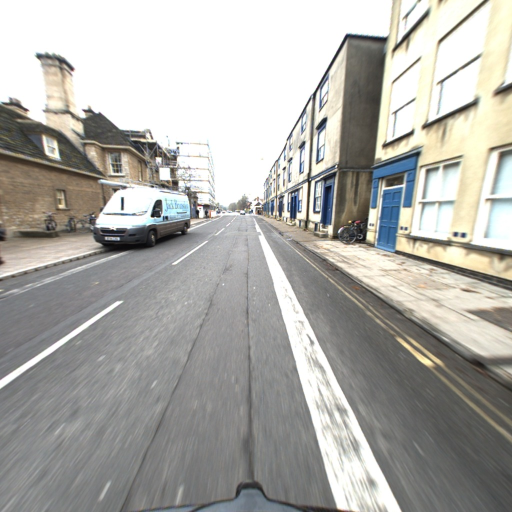
#> input picture rp/robocar/reference.jpg, 1024 x 1024 px (shown at 1/2 size)
$ python matching.py
#> lines starting #> are read from the running program, lines starting #| are printed output that depends on the picture
import numpy as np
from cv2 import cv2 as cv2
import time


def GetRootSIFT(descs):
    eps = 1e-7
    descs /= (descs.sum(axis=1, keepdims=True) + eps)
    descs = np.sqrt(descs)
    return descs


def RedrawMatch(img, match):
    for m in match:
        xq = int(kp1[m.queryIdx].pt[0])
        yq = int(kp1[m.queryIdx].pt[1])
        xr = int(kp2[m.trainIdx].pt[0])+1024
        yr = int(kp2[m.trainIdx].pt[1])
        img = cv2.line(img, (xq, yq), (xr, yr), color=(
            255, 0, 0), thickness=3)
    return img


def RedrawRightMatch(img, match, id):
    m = match[id]
    xq = int(kp1[m.queryIdx].pt[0])
    yq = int(kp1[m.queryIdx].pt[1])
    xr = int(kp2[m.trainIdx].pt[0])+1024
    yr = int(kp2[m.trainIdx].pt[1])
    img = cv2.line(img, (xq, yq), (xr, yr), color=(
        0, 255, 0), thickness=3)
    return img


img1 = cv2.imread('robocar/reference.jpg', cv2.IMREAD_COLOR)
#> img1 is the input picture: shape (1024, 1024, 3); mean B, G, R 167.9, 172.6, 173.6
img2 = cv2.imread('robocar/night.jpg', cv2.IMREAD_COLOR)
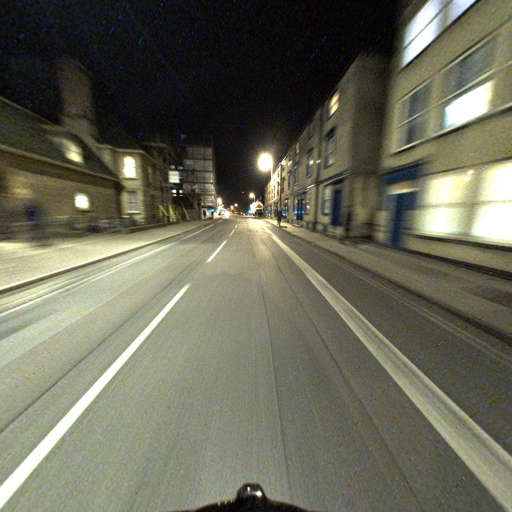
#> input picture rp/robocar/night.jpg, 1024 x 1024 px (shown at 1/2 size)
#> img2 is the input picture: shape (1024, 1024, 3); mean B, G, R 88.4, 104.7, 104.8

time_start = time.time()
sift = cv2.xfeatures2d.SIFT_create()
kp1, des1 = sift.detectAndCompute(img1, None)
#> kp1 = 2723 keypoints; strongest (x, y, size): (568, 337, 4), (648, 242, 8.6), (927, 470, 6.8), (245, 399, 5)
kp2, des2 = sift.detectAndCompute(img2, None)
#> kp2 = 1936 keypoints; strongest (x, y, size): (503, 391, 7.3), (348, 355, 14.9), (472, 410, 3.7), (350, 390, 2.6)
des1 = GetRootSIFT(des1)
des2 = GetRootSIFT(des2)

time_end = time.time()
print('SIFT extracting:', time_end-time_start)
ratio = 0.7

time_start = time.time()
bf = cv2.BFMatcher(cv2.NORM_L2)
matches = bf.knnMatch(des1, des2, k=10)
#> matches = 2723 matches
time_end = time.time()
print('SIFT matching:', time_end-time_start)
# matches = sorted(matches, key=lambda x: x.distance)

print('number of matches:', len(matches))
#| number of matches: 2723
good = []
nice = []
nice_all = []
# ratio test as per Lowe's paper
matchesMask = [[0, 0] for i in range(len(matches))]
#> matchesMask = 2723 pairs, first value 0 to 0, second value 0 to 0
goodMatchCount = 0
for m in matches:
    # and m.distance < 300:
    if m[0].distance < ratio*m[1].distance:
        good.append(m)
        # print(m.distance)
        goodMatchCount += 1

    temp_nice = []
    for n in m:
        kpq = kp1[n.queryIdx].pt
        kpr = kp2[n.trainIdx].pt
        if (kpq[0]-kpr[0])*(kpq[0]-kpr[0])+(kpq[1]-kpr[1])*(kpq[1]-kpr[1]) < 1000:
            temp_nice.append(n)
    if (len(temp_nice) == 1) or ((len(temp_nice) > 1) and (temp_nice[0].distance < ratio*temp_nice[1].distance)):
        nice.append(temp_nice[0])
        nice_all.append(m)
#> after the loop, good = 10 matches; goodMatchCount = 10; nice = 320 matches; nice_all = 320 matches

        # print(n.distance, '\n')

print('number of good matches:', goodMatchCount)
#| number of good matches: 10
print('number of super matches:', len(nice))
#| number of super matches: 320

src_pts = np.float32([kp1[m.queryIdx].pt for m in nice]).reshape(-1, 1, 2)
#> src_pts = 320 rows, first 8: [8.51, 597.5], [14.79, 277.3], [27.33, 454.8], [37.3, 450.1], [38.48, 432.5], [61.8, 431.3], [71.83, 432.4], [84.29, 564.5]
dst_pts = np.float32([kp2[m.trainIdx].pt for m in nice]).reshape(-1, 1, 2)
#> dst_pts = 320 rows, first 8: [13.99, 624.6], [8.98, 292.4], [38.49, 446.8], [25.57, 434.3], [38.49, 446.8], [66.94, 444.7], [47.83, 446.6], [111, 568.4]
M, mask = cv2.findFundamentalMat(src_pts, dst_pts, cv2.RANSAC, 10)
#> M = [[-7.53e-07, -0.000179, 0.0865], [0.000188, 7.38e-06, -0.0503], [-0.0909, 0.0447, 1]]; mask = 320 values, max 1 at index 2, min 0 at index 0, mean 0.572
# matchesMask = mask.ravel().tolist()

# plot
draw_params = dict(matchColor=(255, 0, 0),
                   singlePointColor=(255, 0, 0),
                   #    matchesMask=matchesMask,
                   flags=2)

draw_params_nice = dict(matchColor=(0, 0, 255),
                        singlePointColor=(255, 0, 0),
                        #    matchesMask=matchesMask,
                        flags=2)

# [28 lines of commented-out code are left out]

test_id = 199
right_id = 9
for i in range(0, 50):

    nice_all_temp = nice_all.copy()
    # nice_all_temp[test_id] = nice_all[test_id].copy()

    print(len(nice_all_temp[test_id]))
    pop_record = []
    for n in nice_all_temp[test_id]:
        kpq = kp1[n.queryIdx].pt

        kpr = kp2[n.trainIdx].pt
        distance = (kpq[0]-kpr[0])*(kpq[0]-kpr[0]) + \
            (kpq[1]-kpr[1])*(kpq[1]-kpr[1])
        print(distance)
        if distance < i*20*i*20:
            pop_record.append(n)
    nice_all_temp[test_id] = pop_record

    imgR_temp = img2.copy()
    imgR_temp = cv2.circle(imgR_temp, (int(kpq[0]),
                                       int(kpq[1])), i*20, color=(0, 0, 255), thickness=5)
    print(len(nice_all_temp[test_id]))
    img3 = cv2.drawMatchesKnn(img1, kp1, imgR_temp, kp2,
                              nice_all_temp[test_id:test_id+1], None, **draw_params)

    print('match ID:', i)

    img3 = RedrawMatch(img3, nice_all_temp[test_id])
    img3 = RedrawRightMatch(img3, nice_all[test_id], right_id)

    cv2.namedWindow('result', cv2.WINDOW_NORMAL)
    cv2.imshow('result', img3)

    key = cv2.waitKey(0)
    if key == ord("q"):
        break
#> this loop made 1 pass; (key q is pressed on pass 1)
#> (xq in RedrawRightMatch, yq in RedrawRightMatch, xr in RedrawRightMatch, yr in RedrawRightMatch) on pass 1: (580, 442, 1613, 435)
#| 10
#| 0
#> pass 1, `img3 = cv2.drawMatchesKnn(img1, kp1, imgR_temp, kp2, nice_all_temp[tes..`:
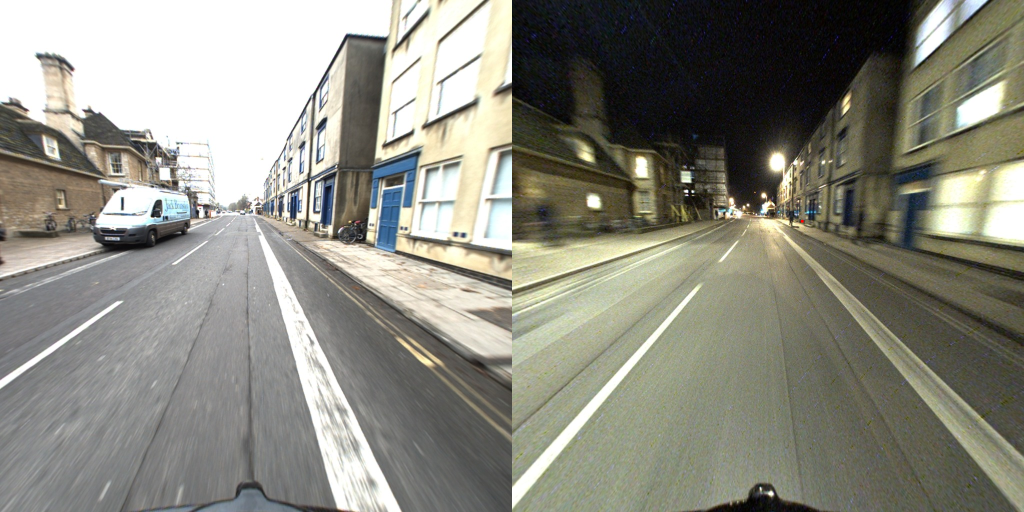
#> img3: shape (1024, 2048, 3) (shown at 1/2 size); mean B, G, R 128.1, 138.6, 139.2
cv2.destroyAllWindows()
